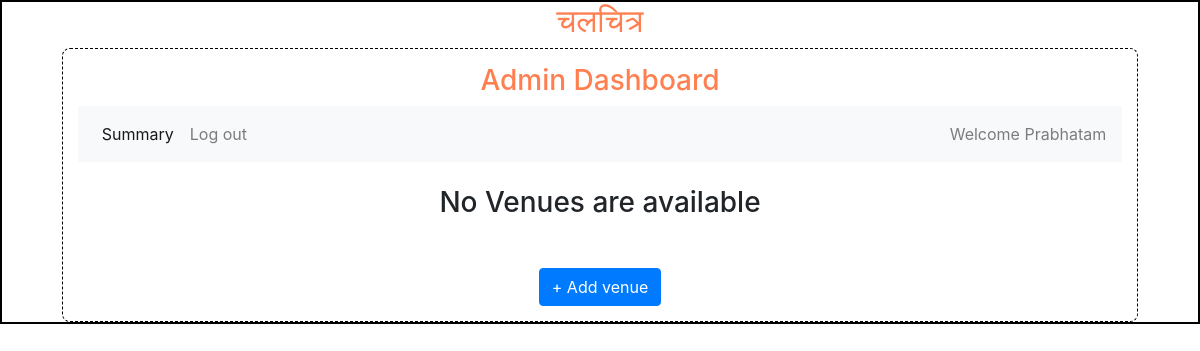
Before: /admin/Prabhatam with the older database file.
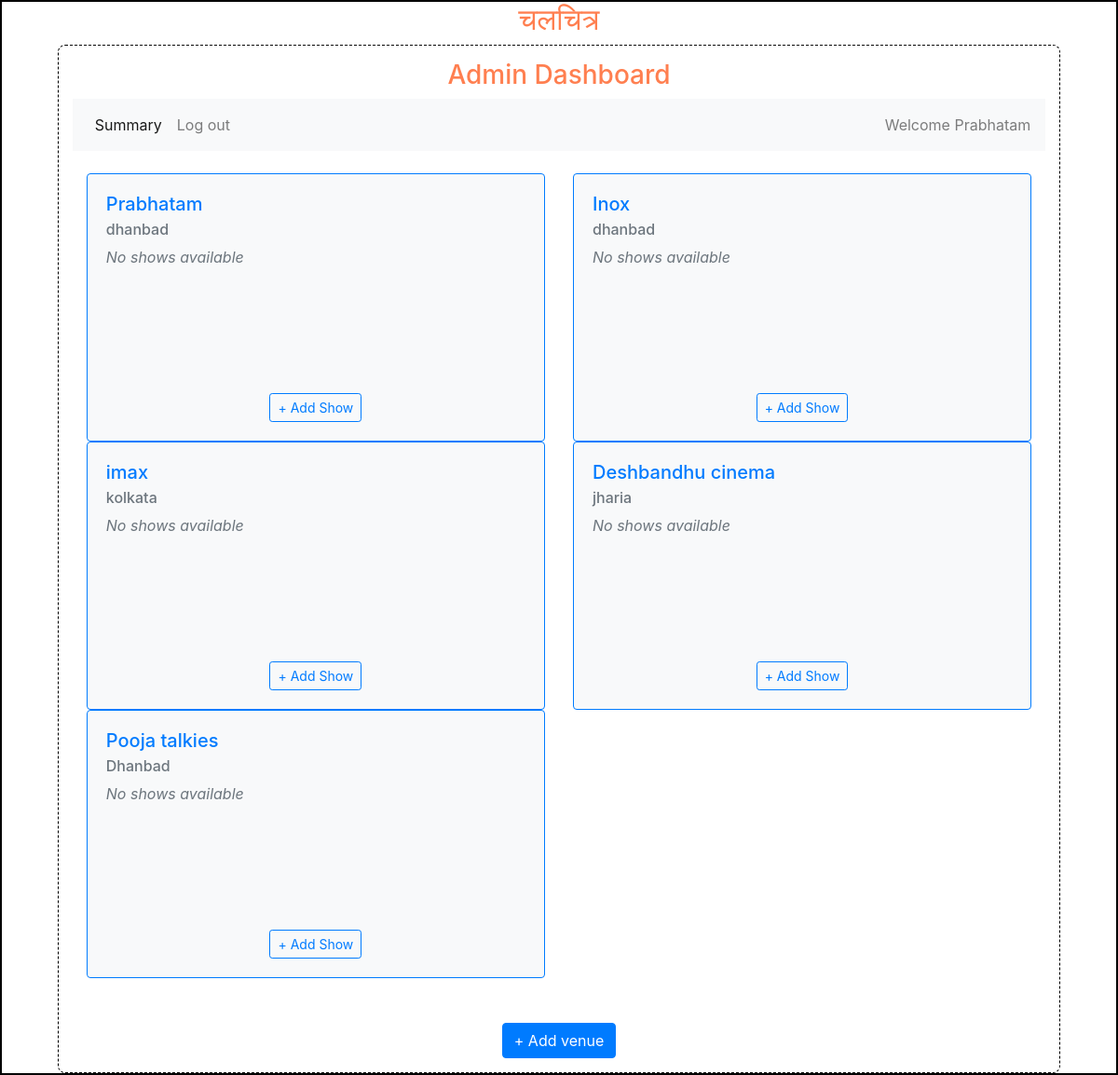
After: the same page with the newer database file.
### backend/models.py (models this page shows)
class theatre(db.Model):
    __tablename__ = "theatre"
    id = db.Column(db.Integer, primary_key=True)
    name = db.Column(db.String, nullable=False)
    email = db.Column(db.String, unique=True)
    password = db.Column(db.String)
    location = db.Column(db.String, nullable=False)
    pin_code = db.Column(db.Integer, nullable=False)
    capacity = db.Column(db.Integer, nullable=False)
    shows = db.relationship("Shows", cascade="all,delete", backref="theatre", lazy=True)

### backend/controllers.py (the view)
@application.route("/admin/<name>")
def admin_dashboard(name):
    theatres = get_theatres()
    return render_template("admin_dashboard.html",name=name,theatres=theatres)

### backend/controllers.py (called while the page is built)
def get_theatres():
    theatres = theatre.query.all()
    return theatres

### templates/admin_dashboard.html
{% extends "admin_layout.html" %}
{% block content %}
<div class="container mt-4">
    {% if theatres %}
    <div class="row gy-4 gx-4">
        {% for theatre in theatres %}
        <div class="col-md-6">
            <div class="card border-primary shadow-sm bg-light" style="width: 100%; height: 18rem;">
                <div class="card-body d-flex flex-column justify-content-between">
                    <div>
                        <h5 class="card-title fw-bold text-primary">{{ theatre.name }}</h5>
                        <h6 class="card-subtitle mb-2 text-muted">{{ theatre.location }}</h6>
                        {% if theatre.shows %}
                        <table class="table table-sm">
                            <thead><tr><th>Id</th><th>Name</th><th>Date_Time</th></tr></thead>
                            <tbody>
                            {% for show in theatre.shows %}
                            <tr>
                                <td>{{ show.id }}</td>
                                <td>{{ show.name }}</td>
                                <td>{{ show.date_time }}</td>
                            </tr>
                            {% endfor %}
                            </tbody>
                        </table>
                        {% else %}
                        <p class="text-muted"><em>No shows available</em></p>
                        {% endif %}
                    </div>
                    <div class="text-center mt-2">
                        <button type="button" class="btn btn-outline-primary btn-sm">+ Add Show</button>
                    </div>
                </div>
            </div>
        </div>
        {% endfor %}
    </div>
    {% else %}
    <h3 class="text-center">No Venues are available</h3>
    {% endif %}
    <div class="text-center mt-5">
        <a href="/venue/{{name}}" type="button" class="btn btn-primary">+ Add venue</a>
    </div>
</div>
{% endblock %}

### templates/admin_layout.html (shortened to what this page needs)
<!DOCTYPE html>
<html>
<head>
    <link rel="stylesheet" href="../static/styles/main.css">
    <link rel="stylesheet" href="https://cdn.jsdelivr.net/npm/bootstrap@4.0.0/dist/css/bootstrap.min.css"
>
</head>
<body>
    <div class="my_container">
        <div class="center">
            <h2>चलचित्र</h2>
        </div>
        <div class="my_panel">
            <div class="center">
                <h3>Admin Dashboard</h3>
            </div>
            <nav class="navbar navbar-expand-lg navbar-light bg-light">
                <ul class="navbar-nav mr-auto">
                    <li class="nav-item active">
                        <a class="nav-link" href="#">Summary <span class="sr-only">(current)</span></a>
                    </li>
                    <li class="nav-item">
                        <a class="nav-link" href="#">Log out</a>
                    </li>
                </ul>
                <span class="navbar-text">
                    Welcome {{name}}
                </span>
            </nav>
            {%block content%}{%endblock%}
            </div>
        </div>
    </body>
</html>

### static/styles/main.css (style rules this page uses)
* { margin: 0px; }
.my_container { border: 2px solid black; }
.my_panel { width: 90%; margin: auto; height: auto; border: 1px dashed black; padding: 15px; border-radius: 8px; }
.center { text-align: center; margin: auto; color: coral; }

Changed rows visible on the page:
added theatre: name "Prabhatam", location "dhanbad"
added theatre: name "Inox", location "dhanbad"
added theatre: name "imax", location "kolkata"
added theatre: name "Deshbandhu cinema", location "jharia"
added theatre: name "Pooja talkies", location "Dhanbad"
Other visible differences:
{{ name }}: "Prabhatam" → (not shown)
text no longer shown: "No Venues are available"
